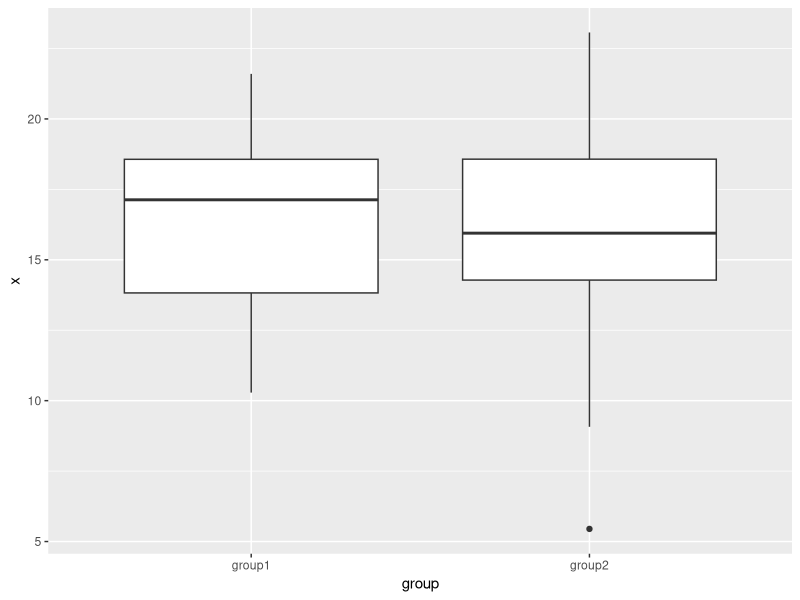

The R script that drew this image:
#making dataset

df <- data.frame(x= rnorm(50, 16, 4), 
                 group = rep(c("group1","group2"), each = 25))
library(tidyverse)

df %>% group_by(group) %>% 
  summarise(mean = mean(x),
            n = length(n),
            sd= sd(x))

df %>% ggplot(aes(x = group, y = x)) +
  geom_boxplot()
